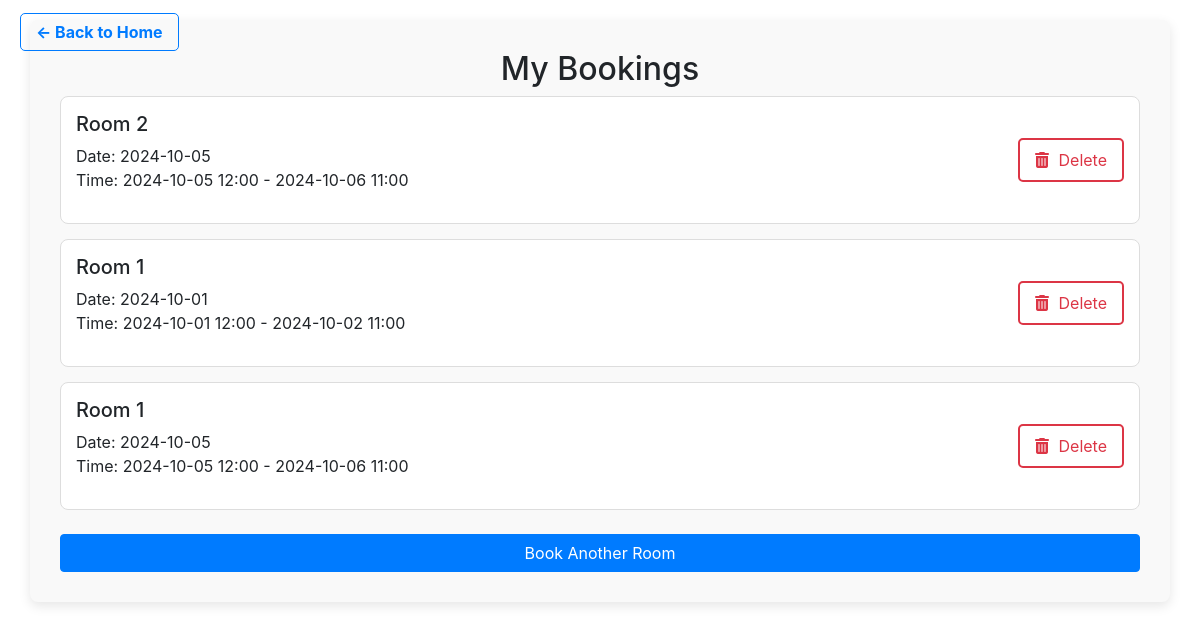
The app's page /my_bookings (signed in) with its own data.
### tables this page shows
CREATE TABLE bookings (id INTEGER PRIMARY KEY, user_id INTEGER, room_id INTEGER, date TEXT, start_time TEXT, end_time TEXT);

### app.py (the view)
@app.route('/my_bookings')
@login_required
def my_bookings():
    user_id = session['user_id']
    conn = sqlite3.connect('database.db')
    cursor = conn.cursor()
    cursor.execute('SELECT room_id, date, start_time, end_time FROM bookings WHERE user_id=?', (user_id,))
    bookings = cursor.fetchall()  # This will return a list of tuples
    conn.close()
    return render_template('my_bookings1.html', bookings=bookings)

### app.py (called while the page is built)
def login_required(f):
    @wraps(f)
    def decorated_function(*args, **kwargs):
        if 'user_id' not in session:
            flash("You need to be logged in to access this page.", "warning")
            return redirect(url_for('login'))  # Redirect to login page if user is not logged in
        return f(*args, **kwargs)
    return decorated_function

### templates/my_bookings1.html (shortened to what this page needs)
<!DOCTYPE html>
<html lang="en">
<head>
    <link href="https://stackpath.bootstrapcdn.com/bootstrap/4.5.2/css/bootstrap.min.css" rel="stylesheet">
    <link rel="stylesheet" type="text/css" href="{{ url_for('static', filename='styles.css') }}">
</head>
<body>
    <div class="back-to-home">
        <a href="/home">&larr; Back to Home</a>
    </div>
    <div class="container bookings-container">
        <h2 class="text-center">My Bookings</h2>
        <div id="bookingList">
            {% for booking in bookings %}
            <div class="booking-item">
                <div>
                    <h5>Room {{ booking[0] }}</h5>
                    <p>Date: {{ booking[1] }} <br> Time: {{ booking[2] }} - {{ booking[3] }}</p>
                </div>
                <div>
                    <form method="POST" action="/delete_booking" class="d-inline">
                        <button type="submit" class="delete-btn"
                            onclick="return confirm('Are you sure you want to delete this booking?')">
                            <i class="fas fa-trash-alt"></i> Delete
                        </button>
                    </form>
                </div>
            </div>
            {% endfor %}
        </div>
        <a href="/book" class="btn btn-primary btn-block mt-4">Book Another Room</a>
    </div>
</body>
</html>

### templates/my_bookings1.html (style rules this page uses)
.bookings-container { margin-top: 20px; padding: 30px; background-color: #f9f9f9; border-radius: 8px; box-shadow: 0 4px 12px rgba(0, 0, 0, 0.1); }
.booking-item { display: flex; justify-content: space-between; align-items: center; padding: 15px; border: 1px solid #ddd; margin-bottom: 15px; border-radius: 8px; background-color: #fff; transition: box-shadow 0.2s ease; }
.back-to-home { position: absolute; top: 20px; left: 20px; }
.back-to-home a { color: #007bff; text-decoration: none; font-weight: bold; border: 1px solid #007bff; padding: 8px 15px; border-radius: 5px; transition: background-color 0.3s ease, color 0.3s ease; }
.delete-btn { background-color: transparent; color: #dc3545; border: 2px solid #dc3545; padding: 8px 15px; border-radius: 5px; cursor: pointer; transition: background-color 0.3s ease, color 0.3s ease; }
.delete-btn i { margin-right: 5px; }

### records on screen
bookings: room "2", date "2024-10-05", start_time "2024-10-05 12:00", end_time "2024-10-06 11:00"
bookings: room "1", date "2024-10-01", start_time "2024-10-01 12:00", end_time "2024-10-02 11:00"
bookings: room "1", date "2024-10-05", start_time "2024-10-05 12:00", end_time "2024-10-06 11:00"
